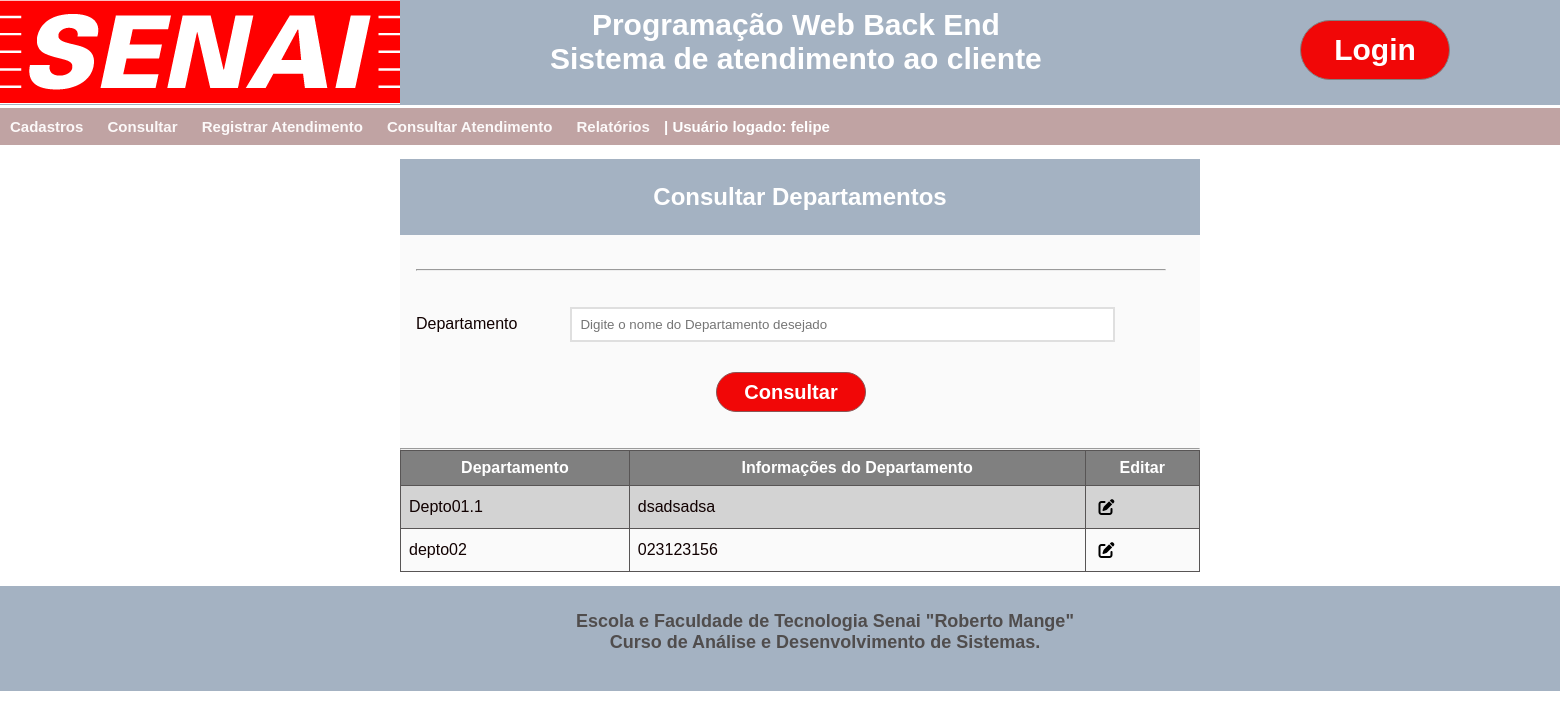
Page /cons_depto (signed in) on the committed database.
### App_SAC/models.py (models this page shows, shortened)
class Departamento(models.Model):
    descricao_departamento = models.CharField(max_length=30, null=False)
    info_departamento = models.TextField(null=True)
    ativo_departamento = models.BooleanField()

### App_SAC/views/Departamento.py (the view)
# urls.py: path('cons_depto', Departamento.cons_depto, name='cons_depto'),
@login_required
def cons_depto(request):
    dado_pesquisa_depto = request.POST.get('departamento')
    usuario_logado = request.user.username
    if dado_pesquisa_depto != '' and dado_pesquisa_depto != None:
        todos_departamentos = Departamento.objects.filter(descricao_departamento__icontains=dado_pesquisa_depto)
        return render(request, 'Cons_Depto.html', {'todos_departamentos': todos_departamentos, 'dado_pesquisa': dado_pesquisa_depto, 'usuario_logado': usuario_logado})
    else:
        todos_departamentos = Departamento.objects.all()
        return render(request, 'Cons_Depto.html', {'todos_departamentos': todos_departamentos, 'dado_pesquisa': dado_pesquisa_depto, 'usuario_logado': usuario_logado})

### App_SAC/templates/Cons_Depto.html (shortened to what this page needs)
{% load static %}
<!DOCTYPE html>
<html lang="en">
<head>
    <link rel="stylesheet" type="text/css" href="{% static 'css/Cons_Depto.css' %}">
</head>
<header class="login">
    <div class="fundo_menu">
        <div class="logo_senai">
            <a href="/"><img src="{% static 'imagens/logo_senai.png' %}" /></a>
        </div>
        <div class="nome_sistema">
            Programação Web Back End<br>
            Sistema de atendimento ao cliente
        </div>
        <div class="botao_login">
            <a href="accounts/login"><button class="btn btn_login">Login</button></a>
        </div>
    </div>
</header>
<nav class="menu">
    <ul>
        <li><a href="">Cadastros</a>
        </li>
        <li><a href="">Consultar</a>
        </li>
        <li><a href="Registrar.html">Registrar Atendimento</a></li>
        <li><a href="Consultar.html">Consultar Atendimento</a></li>
        <li><a href="Relatorios.html">Relatórios</a></li>
        <li> | Usuário logado: {{usuario_logado}}</a></li>
    </ul>
</nav>
<body>
    <div class="principal">
        <div class="container">
            <section class="enquadramento">
                <h1> Consultar Departamentos</h1>
            </section>
            <form id="form" class="form" method="POST" action="{% url 'cons_depto' %}">{% csrf_token %}
                <br>
                <hr><br>
                <div class="form-content">
                    <br>
                    <label for="depto">Departamento </label>
                    <input type="text" id="depto" name="depto"
                        placeholder="Digite o nome do Departamento desejado"/>
                </div>
                <div class="botoes">
                    <div class="botao_consultar">
                        <button id="btnConsultar" type=submit class="btn_cons_cancel btn_consultar">Consultar</button>
                    </div>
                </div>
            </form>
            <hr>
            <table>
                <tr>
                    <th>Departamento</th>
                    <th>Informações do Departamento</th>
                    <th>Editar</th>
                </tr>
                {% for igs in todos_departamentos %}
                <tr>
                    <td>{{igs.descricao_departamento}}</td>
                    <td>{{igs.info_departamento}}</td>
                    <td><a href="/edit_depto/{{igs.id}}"><i class="fa-solid fa-pen-to-square"></i></a></td>
                </tr>
                {% endfor %}
            </table>
        </div>
    </div>
</body>
<footer class="rodape">
    <div class="fundo_menu">
        <div class="rodape1">
            Escola e Faculdade de Tecnologia Senai "Roberto Mange"<br>
            Curso de Análise e Desenvolvimento de Sistemas.<br>
        </div>
    </div>
</footer>
</html>

### App_SAC/static/css/Cons_Depto.css (style rules this page uses)
:root { --cor_fundo : rgb(192, 163, 163); --cor_hover : rgb(150, 104, 104); --cor_primaria : rgb(252, 249, 249); }
div.fundo_menu { display: inline-block; width: 1600px; height: 105px; column-count:3; position: relative; background-color: #a4b2c2; }
.nome_sistema { text-align: center; font-size: 30px; font-weight: bold; font-family: arial; color: white; position: absolute; margin: -100px 0px 0 550px; }
.botao_login { text-align: center; }
.btn { width: 150px; height: 60px; position: absolute; margin: 20px 0 0 500px; border: solid 1px gray; background: none; font-size: 30px; font-weight: bold; font: Arial; background-color: rgb(241, 7, 7); color: white; border-radius: 40px; cursor: pointer; }
.menu ul { list-style-type: none; padding: 0; background-color: var(--cor_fundo); font-size: 15px; font-weight: bold; font-family: arial; color: white; }
.menu ul li { display:inline; position: relative; }
.menu ul li a { color: var(--cor_primaria); text-decoration: none; display:inline-block; padding: 10px; transition: background .3s; }
* { margin: 0; padding: 0; }
body { font-family: arial; color:rgb(17, 1, 1); }
body { width: 1600px; height: 600px; }
.principal { display: flex; justify-content: center; align-items: center; }
.container { background-color: #fafafa; margin: 14px; max-width: 800px; width: 100%; box-sizing: 0 3px 5px rbga(0,0,0, 0.5); }
.enquadramento { background: #a4b2c2; padding: 24px; text-align: center; color: #fff; }
.form { padding: 16px; padding-right: 34px; }
.form-content { margin-bottom: 8px; padding-bottom: 2px; position: relative; }
.form-content label { width: 150px; display: inline-block; margin-bottom: 4px; }
.form-content input { display: inline; width: 70%; padding: 8px; border: 2px solid #dfdfdf; }
.btn_cons_cancel { width: 150px; height: 40px; border: solid 1px rgb(138, 86, 86); background: none; font-size: 20px; font-weight: bold; font: Arial; background-color: rgb(241, 7, 7); color: white; border-radius: 40px; cursor: pointer; }
.botoes { display: flex; justify-content: center; padding: 20px; gap: 3rem; }
table, th, td { border: 1px solid rgb(88, 85, 85); border-collapse: collapse; padding: 8px; }
table { width: 800px; }
th { background-color: gray ; color: white }
tr:nth-child(2n) { background-color: lightgray; }
.fa-solid.fa-pen-to-square, .fa-solid.fa-trash { cursor: pointer; margin: 5px; color: black; }
div.rodape1 { text-align: center; font-size: 18px; font-weight: bold; font-family: arial; color: rgb(80, 77, 77); display: flex; width: 1600px; padding: 25px; justify-content: center; }

### rows in the picture
Departamento: descricao_departamento "Depto01.1", info_departamento "dsadsadsa"
Departamento: descricao_departamento "depto02", info_departamento "023123156"

### other values in the picture
{{ usuario_logado }} "felipe"
